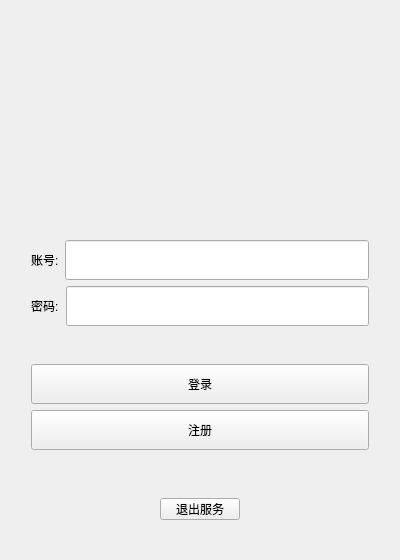
<?xml version="1.0" encoding="UTF-8"?>
<ui version="4.0">
 <class>Widget</class>
 <widget class="QWidget" name="Widget">
  <property name="geometry">
   <rect>
    <x>0</x>
    <y>0</y>
    <width>400</width>
    <height>560</height>
   </rect>
  </property>
  <property name="minimumSize">
   <size>
    <width>400</width>
    <height>30</height>
   </size>
  </property>
  <property name="maximumSize">
   <size>
    <width>400</width>
    <height>560</height>
   </size>
  </property>
  <property name="windowTitle">
   <string>Widget</string>
  </property>
  <layout class="QVBoxLayout" name="verticalLayout_2">
   <item>
    <layout class="QVBoxLayout" name="verticalLayout">
     <property name="leftMargin">
      <number>20</number>
     </property>
     <property name="topMargin">
      <number>20</number>
     </property>
     <property name="rightMargin">
      <number>20</number>
     </property>
     <property name="bottomMargin">
      <number>20</number>
     </property>
     <item>
      <spacer name="verticalSpacer_2">
       <property name="orientation">
        <enum>Qt::Vertical</enum>
       </property>
       <property name="sizeHint" stdset="0">
        <size>
         <width>20</width>
         <height>40</height>
        </size>
       </property>
      </spacer>
     </item>
     <item>
      <widget class="QWidget" name="widget" native="true">
       <layout class="QHBoxLayout" name="horizontalLayout_3">
        <item>
         <spacer name="horizontalSpacer">
          <property name="orientation">
           <enum>Qt::Horizontal</enum>
          </property>
          <property name="sizeHint" stdset="0">
           <size>
            <width>88</width>
            <height>20</height>
           </size>
          </property>
         </spacer>
        </item>
        <item>
         <widget class="QLabel" name="tbxd_lab">
          <property name="minimumSize">
           <size>
            <width>120</width>
            <height>120</height>
           </size>
          </property>
          <property name="maximumSize">
           <size>
            <width>120</width>
            <height>120</height>
           </size>
          </property>
          <property name="text">
           <string/>
          </property>
          <property name="pixmap">
           <pixmap resource="ico.qrc">:/ice.png</pixmap>
          </property>
          <property name="scaledContents">
           <bool>true</bool>
          </property>
         </widget>
        </item>
        <item>
         <spacer name="horizontalSpacer_2">
          <property name="orientation">
           <enum>Qt::Horizontal</enum>
          </property>
          <property name="sizeHint" stdset="0">
           <size>
            <width>88</width>
            <height>20</height>
           </size>
          </property>
         </spacer>
        </item>
       </layout>
      </widget>
     </item>
     <item>
      <spacer name="verticalSpacer">
       <property name="orientation">
        <enum>Qt::Vertical</enum>
       </property>
       <property name="sizeHint" stdset="0">
        <size>
         <width>20</width>
         <height>40</height>
        </size>
       </property>
      </spacer>
     </item>
     <item>
      <layout class="QHBoxLayout" name="horizontalLayout">
       <item>
        <widget class="QLabel" name="vhhk_lab">
         <property name="text">
          <string>账号:</string>
         </property>
        </widget>
       </item>
       <item>
        <widget class="QLineEdit" name="vhhk_ldt">
         <property name="minimumSize">
          <size>
           <width>0</width>
           <height>40</height>
          </size>
         </property>
        </widget>
       </item>
      </layout>
     </item>
     <item>
      <layout class="QHBoxLayout" name="horizontalLayout_2">
       <property name="spacing">
        <number>7</number>
       </property>
       <item>
        <widget class="QLabel" name="mima_lab">
         <property name="text">
          <string>密码:</string>
         </property>
        </widget>
       </item>
       <item>
        <widget class="QLineEdit" name="mima_ldt">
         <property name="minimumSize">
          <size>
           <width>0</width>
           <height>40</height>
          </size>
         </property>
        </widget>
       </item>
      </layout>
     </item>
     <item>
      <spacer name="verticalSpacer_3">
       <property name="orientation">
        <enum>Qt::Vertical</enum>
       </property>
       <property name="sizeHint" stdset="0">
        <size>
         <width>20</width>
         <height>40</height>
        </size>
       </property>
      </spacer>
     </item>
     <item>
      <widget class="QPushButton" name="dglu_pbt">
       <property name="minimumSize">
        <size>
         <width>338</width>
         <height>40</height>
        </size>
       </property>
       <property name="text">
        <string>登录</string>
       </property>
      </widget>
     </item>
     <item>
      <widget class="QPushButton" name="vuce_pbt">
       <property name="minimumSize">
        <size>
         <width>338</width>
         <height>40</height>
        </size>
       </property>
       <property name="text">
        <string>注册</string>
       </property>
      </widget>
     </item>
     <item>
      <spacer name="verticalSpacer_4">
       <property name="orientation">
        <enum>Qt::Vertical</enum>
       </property>
       <property name="sizeHint" stdset="0">
        <size>
         <width>20</width>
         <height>40</height>
        </size>
       </property>
      </spacer>
     </item>
     <item>
      <widget class="QWidget" name="widget_2" native="true">
       <property name="minimumSize">
        <size>
         <width>0</width>
         <height>40</height>
        </size>
       </property>
       <layout class="QHBoxLayout" name="horizontalLayout_4">
        <item>
         <spacer name="horizontalSpacer_3">
          <property name="orientation">
           <enum>Qt::Horizontal</enum>
          </property>
          <property name="sizeHint" stdset="0">
           <size>
            <width>108</width>
            <height>15</height>
           </size>
          </property>
         </spacer>
        </item>
        <item>
         <widget class="QPushButton" name="exitBtm">
          <property name="minimumSize">
           <size>
            <width>60</width>
            <height>20</height>
           </size>
          </property>
          <property name="maximumSize">
           <size>
            <width>100</width>
            <height>16777215</height>
           </size>
          </property>
          <property name="text">
           <string>退出服务</string>
          </property>
         </widget>
        </item>
        <item>
         <spacer name="horizontalSpacer_4">
          <property name="orientation">
           <enum>Qt::Horizontal</enum>
          </property>
          <property name="sizeHint" stdset="0">
           <size>
            <width>108</width>
            <height>15</height>
           </size>
          </property>
         </spacer>
        </item>
       </layout>
      </widget>
     </item>
    </layout>
   </item>
  </layout>
 </widget>
 <resources>
  <include location="ico.qrc"/>
 </resources>
 <connections/>
</ui>
